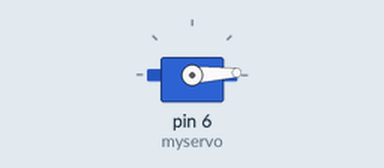
Bench run of a sketch on a simulated Arduino Uno, built with avr-gcc and run on an emulated ATmega328P. On the bench: servo.

Above: at 0.05 s.
At 1.3 s:
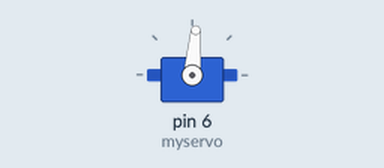
At 2.6 s:
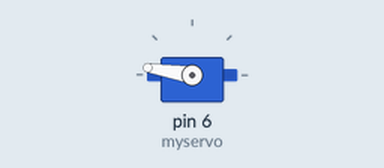
At 5.2 s:
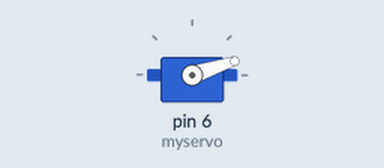
Timing chart, 0 to 7.1 s (numbered marks = the images above):
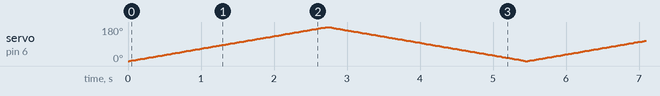

The sketch:

servo.ino
```cpp
#include <Servo.h>

Servo myservo;  // create servo object to control a servo
// twelve servo objects can be created on most boards

int pos = 0;    // variable to store the servo position

void setup() {
  myservo.attach(6);  // attaches the servo on pin 9 to the servo object
}

void loop() {
  for (pos = 0; pos <= 180; pos += 1) { // goes from 0 degrees to 180 degrees
    // in steps of 1 degree
    myservo.write(pos);              // tell servo to go to position in variable 'pos'
    delay(15);                       // waits 15ms for the servo to reach the position
  }
  for (pos = 180; pos >= 0; pos -= 1) { // goes from 180 degrees to 0 degrees
    myservo.write(pos);              // tell servo to go to position in variable 'pos'
    delay(15);                       // waits 15ms for the servo to reach the position
  }
}
```
